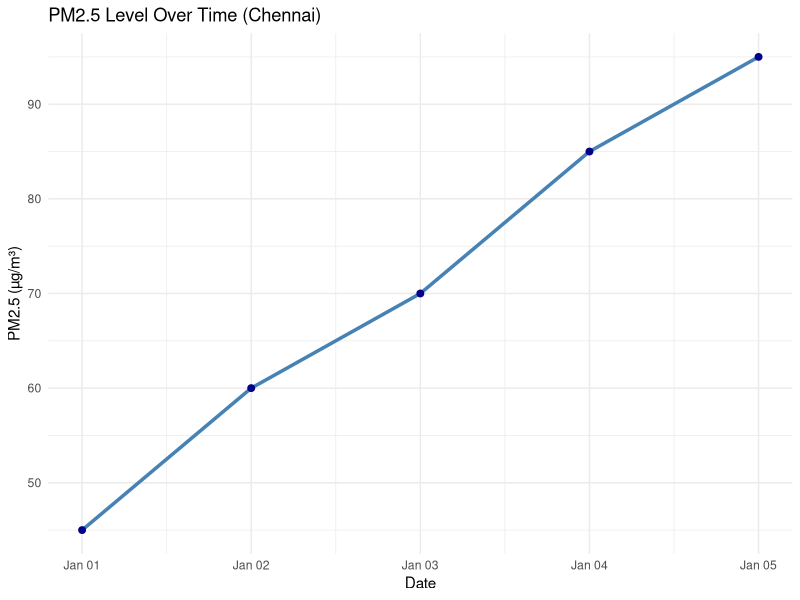
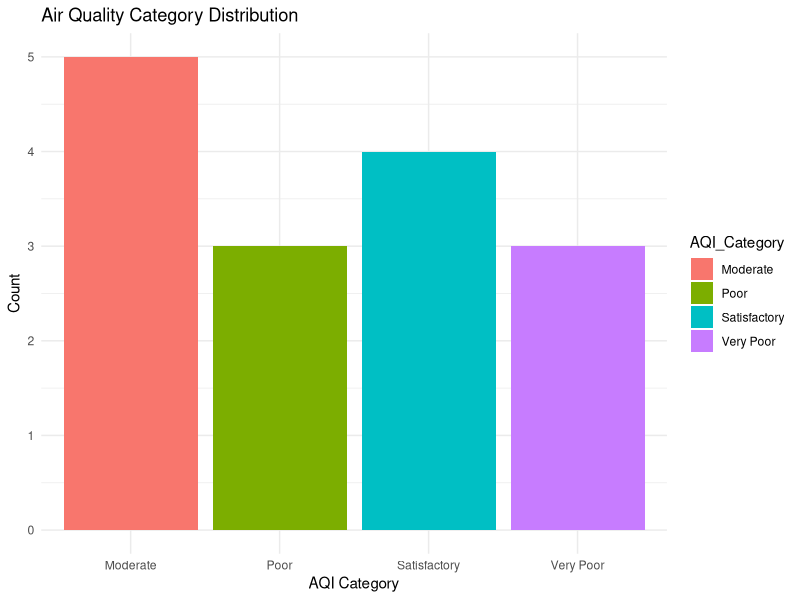

Generate these figures, in order, with R:
# Install libraries if not already installed
install.packages(c("tidyverse", "ggplot2", "lubridate", "readr"))

# Load libraries
library(tidyverse)
library(ggplot2)
library(lubridate)
library(readr)

# Create sample Air Quality dataset
air_data <- tibble(
  Date = seq(as.Date("2024-01-01"), as.Date("2024-01-15"), by = "day"),
  City = rep(c("Chennai", "Bangalore", "Delhi"), each = 5),
  PM2.5 = c(45, 60, 70, 85, 95, 40, 55, 65, 80, 100, 90, 110, 150, 180, 200),
  PM10 = c(70, 90, 110, 120, 140, 60, 80, 100, 120, 140, 100, 130, 160, 190, 210),
  NO2 = c(30, 35, 40, 45, 50, 25, 30, 35, 40, 42, 45, 48, 55, 60, 70),
  CO = c(1.0, 1.2, 1.3, 1.4, 1.5, 0.9, 1.0, 1.2, 1.3, 1.5, 1.6, 1.8, 2.0, 2.2, 2.4),
  SO2 = c(8, 9, 10, 11, 13, 7, 8, 9, 10, 12, 11, 13, 14, 15, 16)
)

# View dataset
head(air_data)


# Check missing values
sum(is.na(air_data))

# Remove missing values (if any)
air_data <- na.omit(air_data)

# Convert Date column to Date format (just to ensure)
air_data$Date <- as.Date(air_data$Date, format = "%Y-%m-%d")

# Check dataset structure
str(air_data)

# Summary of numeric columns
summary(air_data)


# Add new column for AQI Category
air_data <- air_data %>%
  mutate(AQI_Category = case_when(
    PM2.5 <= 30 ~ "Good",
    PM2.5 <= 60 ~ "Satisfactory",
    PM2.5 <= 90 ~ "Moderate",
    PM2.5 <= 120 ~ "Poor",
    PM2.5 <= 250 ~ "Very Poor",
    TRUE ~ "Severe"
  ))

# View new column
head(air_data)


ggplot(air_data %>% filter(City == "Chennai"), aes(x = Date, y = PM2.5)) +
  geom_line(color = "steelblue", size = 1.2) +
  geom_point(color = "darkblue", size = 2) +
  labs(title = "PM2.5 Level Over Time (Chennai)",
       x = "Date",
       y = "PM2.5 (µg/m³)") +
  theme_minimal()

ggplot(air_data, aes(x = AQI_Category, fill = AQI_Category)) +
  geom_bar() +
  labs(title = "Air Quality Category Distribution",
       x = "AQI Category",
       y = "Count") +
  theme_minimal()


city_summary <- air_data %>%
  group_by(City) %>%
  summarise(
    Avg_PM25 = mean(PM2.5),
    Max_PM25 = max(PM2.5),
    Avg_PM10 = mean(PM10)
  )

city_summary




